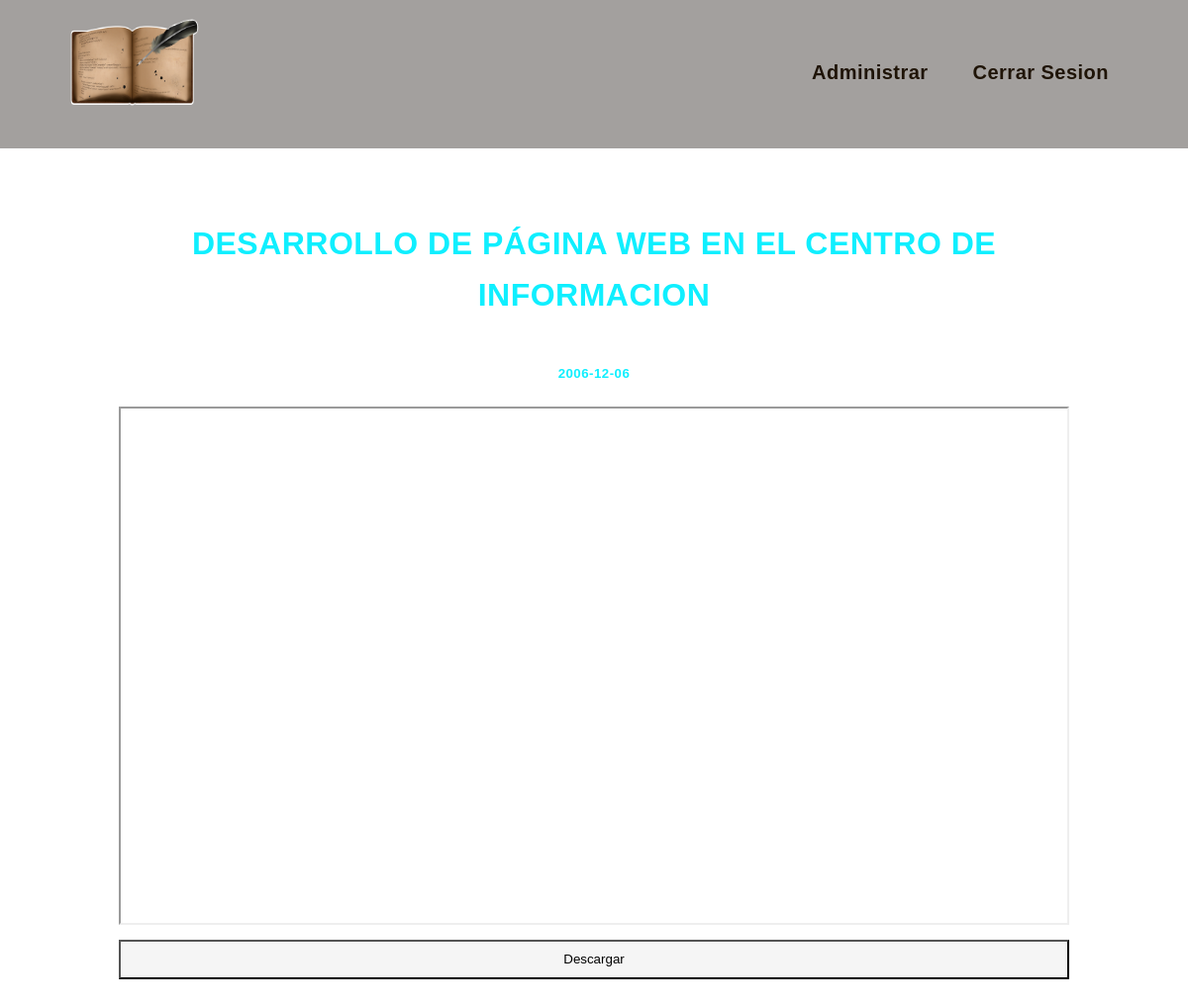
The page /verLibro.php?id=7 (signed in) on the database its author committed.
### tables this page shows
CREATE TABLE `libros` (
  `id` int(11) NOT NULL,
  `titulo` varchar(100) NOT NULL,
  `link_google` varchar(200) NOT NULL,
  `link_imagen` varchar(100) NOT NULL,
  `fecha` date NOT NULL
);

### verLibro.php (the view, shortened to what this page needs)
<?php
require_once("privado/configDB.php");
$id = $base->real_escape_string(filter_input(INPUT_GET, "id"));
?>
<!DOCTYPE html>
<html lang="en">
<head>
    <link rel="stylesheet" href="css/si.css">
</head>
<body background="img/libreria.jpg">
    <?php require_once("privado/modulos/navbar.php");
    $res = $base->query("SELECT * FROM `libros` WHERE `id` = $id");
    if ($res) {
        if ($res->num_rows == 1) {
            $datos = $res->fetch_assoc();
            $linkVista = str_replace("/view", "/preview", $datos["link_google"]);
            $cadena = explode("/", $datos["link_google"]);
            $idGoogle = $cadena[5];
            $linkDescarga = "https://drive.google.com/u/1/uc?id=$idGoogle&export=download";
    ?>
            <div class="contenedor-iframe">
            <div class="Centrar">
                <h1><?php echo $datos["titulo"] ?></h1>
            </div>
            <div class="Centrar">
                <h5><?php echo $datos["fecha"] ?></h5>
            </div>
            <div class="Centrar"><iframe src="<?php echo $linkVista?>"></iframe></div>
            <a href="<?php echo $linkDescarga ?>"><button class="boton">Descargar</button></a>
            </div>
    <?php
        }
        else{ ?>
            <div class="Centrar">
                <h1>Libro No Encontado...</h1>
            </div>
        <?php }
    }
    else {
        header("location: index.php");
    }
    ?>
</body>
</html>

### css/si.css (style rules this page uses)
.Centrar { display:flex; justify-content: center; color: #0fefff; }
html, body { margin: 0; padding: 0; background-repeat: no-repeat; background-size: cover; background-attachment: fixed; }
body { width: 100%; height: 100%; font-family: sans-serif; letter-spacing: 0.03em; line-height: 1.6; }
iframe { width: 100%; height: 520px; margin-bottom: 15px; }
.contenedor-iframe { margin: 50px auto; width: 80%; }
.Centrar h1 { text-align: center; }
.boton { width: 100%; height: 40px; background: #f5f5f5; color: #000000; border-radius: none; margin-bottom: 15px; }

### rows shown on the page
libros: titulo "DESARROLLO DE PÁGINA WEB EN EL CENTRO DE INFORMACION", fecha "2006-12-06"
